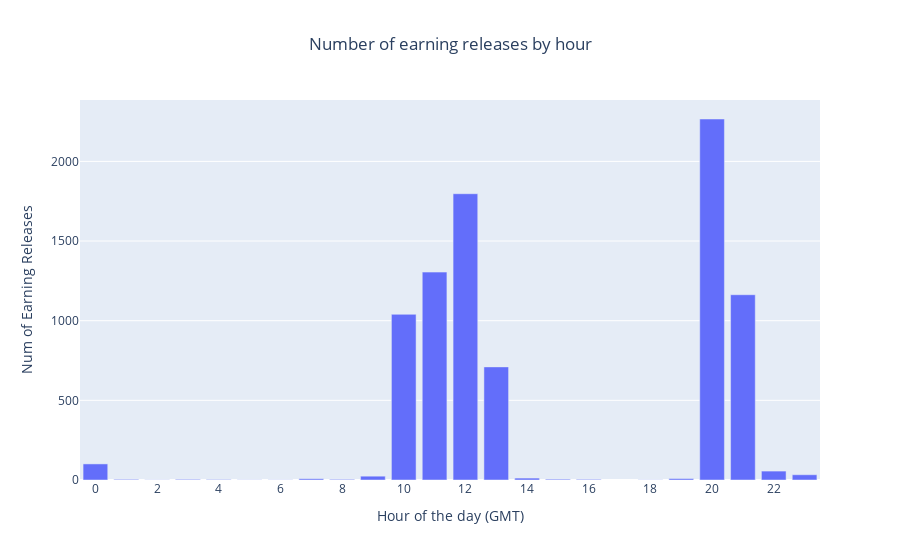
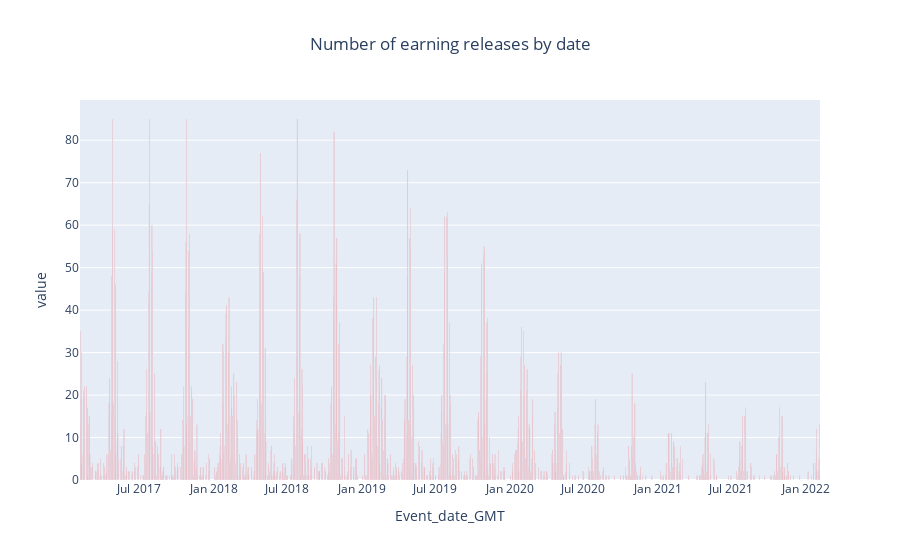
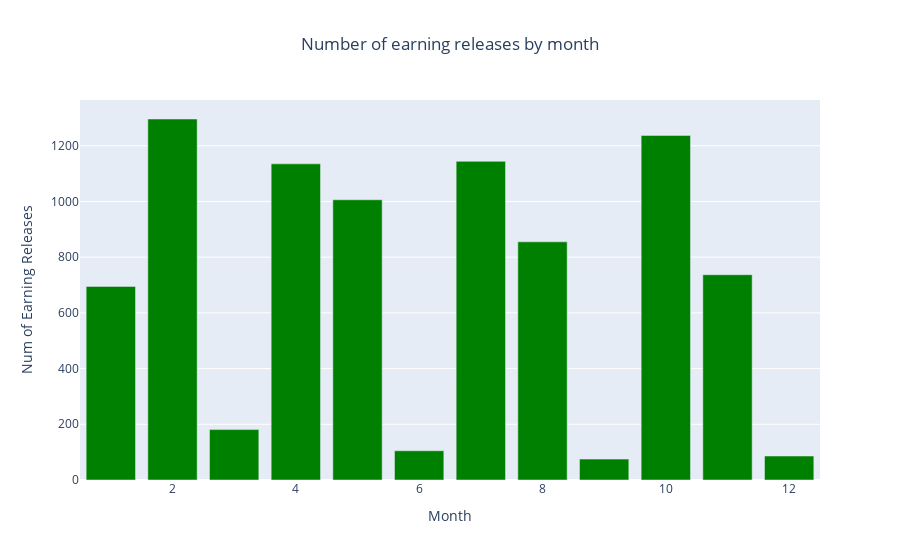

Notebook source saved alongside these figures, in order:
### Code cell
fig1 = px.bar(hist_earn_calls[hist_earn_calls['Event_Type']=='EarningsReleases']['RIC'].groupby([hist_earn_calls['Event_date_GMT'].dt.hour]).count(),
                title="Number of earning releases by hour")
fig1.update_layout(showlegend=False,title_x=0.5).update_xaxes(title_text='Hour of the day (GMT)',nticks=24).update_yaxes(title_text='Num of Earning Releases')
fig2 = px.bar(hist_earn_calls[hist_earn_calls['Event_Type']=='EarningsReleases']['RIC'].groupby([hist_earn_calls['Event_date_GMT'].dt.date]).count(),
            title="Number of earning releases by date").update_traces(marker_color='red')
fig2.update_layout(showlegend=False,title_x=0.5)
fig3 = px.bar(hist_earn_calls[hist_earn_calls['Event_Type']=='EarningsReleases']['RIC'].groupby([hist_earn_calls['Event_date_GMT'].dt.month]).count(),
            title="Number of earning releases by month").update_traces(marker_color='green')
fig3.update_layout(showlegend=False,title_x=0.5).update_xaxes(title_text='Month',nticks=12).update_yaxes(title_text='Num of Earning Releases')

### Figure 1 — Plotly figure (JSON) as saved in the notebook; plotly's stock layout.template omitted (floating-point values rounded to 4 significant figures)
{"data": [{"alignmentgroup": "True", "hovertemplate": "variable=RIC<br>Event_date_GMT=%{x}<br>value=%{y}<extra></extra>", "legendgroup": "RIC", "marker": {"color": "#636efa", "pattern": {"shape": ""}}, "name": "RIC", "offsetgroup": "RIC", "orientation": "v", "showlegend": true, "textposition": "auto", "type": "bar", "x": [0, 1, 2, 3, 4, 5, 6, 7, 8, 9, 10, 11, 12, 13, 14, 15, 16, 18, 19, 20, 21, 22, 23], "xaxis": "x", "y": [101, 4, 1, 4, 3, 1, 1, 8, 4, 24, 1040, 1305, 1797, 710, 12, 5, 4, 1, 9, 2266, 1163, 56, 33], "yaxis": "y"}], "layout": {"barmode": "relative", "legend": {"title": {"text": "variable"}, "tracegroupgap": 0}, "showlegend": false, "title": {"text": "Number of earning releases by hour", "x": 0.5}, "xaxis": {"anchor": "y", "domain": [0, 1], "nticks": 24, "title": {"text": "Hour of the day (GMT)"}}, "yaxis": {"anchor": "x", "domain": [0, 1], "title": {"text": "Num of Earning Releases"}}}}

### Figure 2 — Plotly figure (JSON) as saved in the notebook; plotly's stock layout.template omitted (floating-point values rounded to 4 significant figures; data arrays with more than 128 entries replaced by an {"elided": "..."} marker saying what was removed)
{"data": [{"alignmentgroup": "True", "hovertemplate": "variable=RIC<br>Event_date_GMT=%{x}<br>value=%{y}<extra></extra>", "legendgroup": "RIC", "marker": {"color": "red", "pattern": {"shape": ""}}, "name": "RIC", "offsetgroup": "RIC", "orientation": "v", "showlegend": true, "textposition": "auto", "type": "bar", "x": {"elided": "858 str values"}, "xaxis": "x", "y": {"elided": "858 int values"}, "yaxis": "y"}], "layout": {"barmode": "relative", "legend": {"title": {"text": "variable"}, "tracegroupgap": 0}, "showlegend": false, "title": {"text": "Number of earning releases by date", "x": 0.5}, "xaxis": {"anchor": "y", "domain": [0, 1], "title": {"text": "Event_date_GMT"}}, "yaxis": {"anchor": "x", "domain": [0, 1], "title": {"text": "value"}}}}

### Figure 3 — Plotly figure (JSON) as saved in the notebook; plotly's stock layout.template omitted (floating-point values rounded to 4 significant figures)
{"data": [{"alignmentgroup": "True", "hovertemplate": "variable=RIC<br>Event_date_GMT=%{x}<br>value=%{y}<extra></extra>", "legendgroup": "RIC", "marker": {"color": "green", "pattern": {"shape": ""}}, "name": "RIC", "offsetgroup": "RIC", "orientation": "v", "showlegend": true, "textposition": "auto", "type": "bar", "x": [1, 2, 3, 4, 5, 6, 7, 8, 9, 10, 11, 12], "xaxis": "x", "y": [695, 1296, 181, 1135, 1006, 105, 1144, 855, 75, 1237, 737, 86], "yaxis": "y"}], "layout": {"barmode": "relative", "legend": {"title": {"text": "variable"}, "tracegroupgap": 0}, "showlegend": false, "title": {"text": "Number of earning releases by month", "x": 0.5}, "xaxis": {"anchor": "y", "domain": [0, 1], "nticks": 12, "title": {"text": "Month"}}, "yaxis": {"anchor": "x", "domain": [0, 1], "title": {"text": "Num of Earning Releases"}}}}
